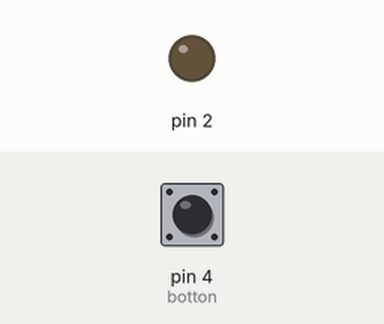
A sketch run on a simulated Arduino Uno, built with avr-gcc and run on an emulated ATmega328P. Parts: output pins drawn as LEDs (lit = HIGH). Dashed ring = blinking. Inputs (shaded band) come from the test bench; at power-on: pin 4 (botton) LOW.

Above: at 1.2 s.
1.3 s: pin 4 (botton) pulled HIGH for 1 s
At 1.45 s:
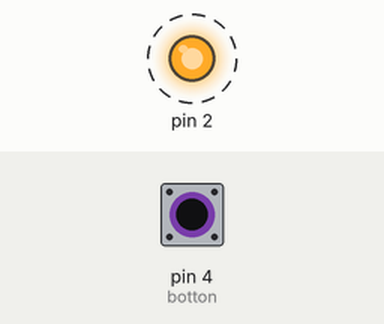
3.8 s: pin 4 (botton) pulled HIGH for 3.2 s
At 8.4 s:
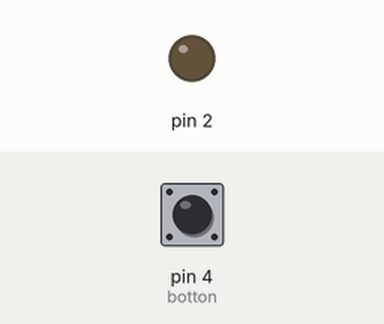
Timing chart, 0 to 9.9 s (numbered marks = the images above; inputs shaded):
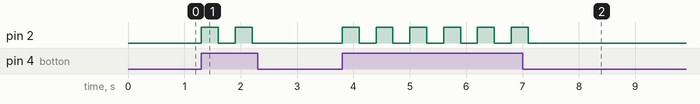

Measured:
- after the input at 1.3 s, pin 2: alternates HIGH for 0.30 s and LOW for 0.30 s, 4 changes in all, then stays LOW, starting at once
- after the input at 3.8 s, pin 2: alternates HIGH for 0.30 s and LOW for 0.30 s, 12 changes in all, then stays LOW, starting at once

The sketch:

projeto_rele_inicial.ino
```cpp
int botton = 4, ctd = 0 ;
void setup() {

pinMode(2,OUTPUT);
pinMode(botton,INPUT);

}

void loop() {
  int x = digitalRead(4);
  if (x == 1){
       seta();
  } else { digitalWrite(2,LOW); }
}


void seta(){
  digitalWrite(2,HIGH);
delay(300);
digitalWrite(2,LOW);
delay(300); }
```
